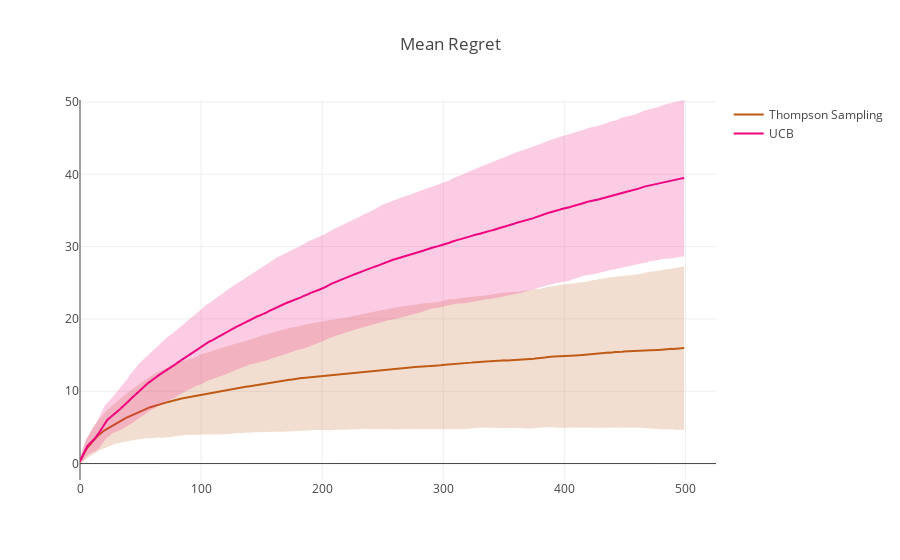

Source (notebook cell):
### Code cell
%run Bandits.ipynb

### Figure 1 — Plotly figure (JSON) as saved in the notebook; plotly's stock layout.template omitted (floating-point values rounded to 4 significant figures; data arrays with more than 128 entries replaced by an {"elided": "..."} marker saying what was removed)
{"data": [{"fill": "tozerox", "fillcolor": "rgba(191,91,23,0.2)", "line": {"color": "rgba(255,255,255,0)"}, "name": "Thompson Sampling", "showlegend": false, "type": "scatter", "uid": "e5282bc6-8c88-11e9-a3a5-00163e905e1a", "x": {"elided": "1000 int values"}, "y": {"elided": "1000 float values"}}, {"line": {"color": "rgb(191,91,23)"}, "mode": "lines", "name": "Thompson Sampling", "type": "scatter", "uid": "e5282e50-8c88-11e9-a3a5-00163e905e1a", "x": {"elided": "500 int values"}, "y": {"elided": "500 float values"}}, {"fill": "tozerox", "fillcolor": "rgba(240,2,127,0.2)", "line": {"color": "rgba(255,255,255,0)"}, "name": "UCB", "showlegend": false, "type": "scatter", "uid": "e5282f68-8c88-11e9-a3a5-00163e905e1a", "x": {"elided": "1000 int values"}, "y": {"elided": "1000 float values"}}, {"line": {"color": "rgb(240,2,127)"}, "mode": "lines", "name": "UCB", "type": "scatter", "uid": "e5283044-8c88-11e9-a3a5-00163e905e1a", "x": {"elided": "500 int values"}, "y": {"elided": "500 float values"}}], "layout": {"autosize": true, "title": {"text": "Mean Regret"}, "xaxis": {"autorange": true, "range": [0, 525.3], "type": "linear"}, "yaxis": {"autorange": true, "range": [-2.273, 50.28], "type": "linear"}}}
